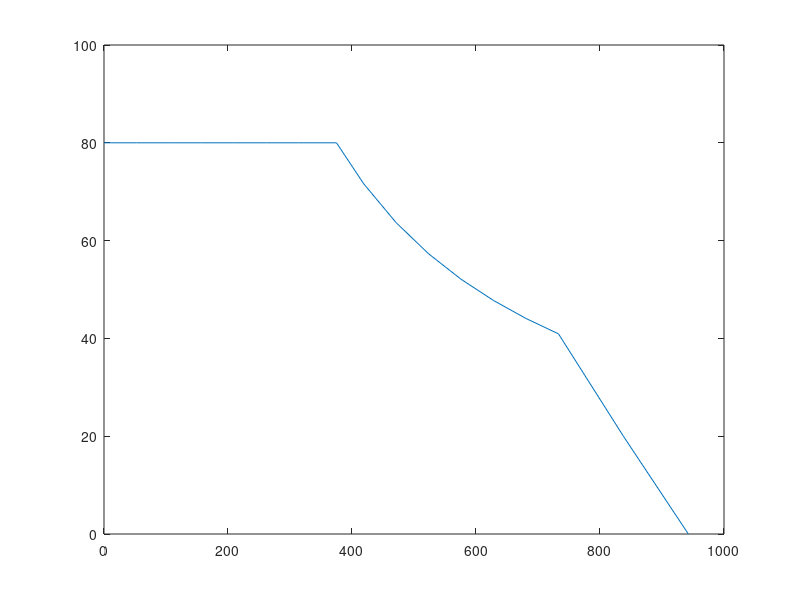
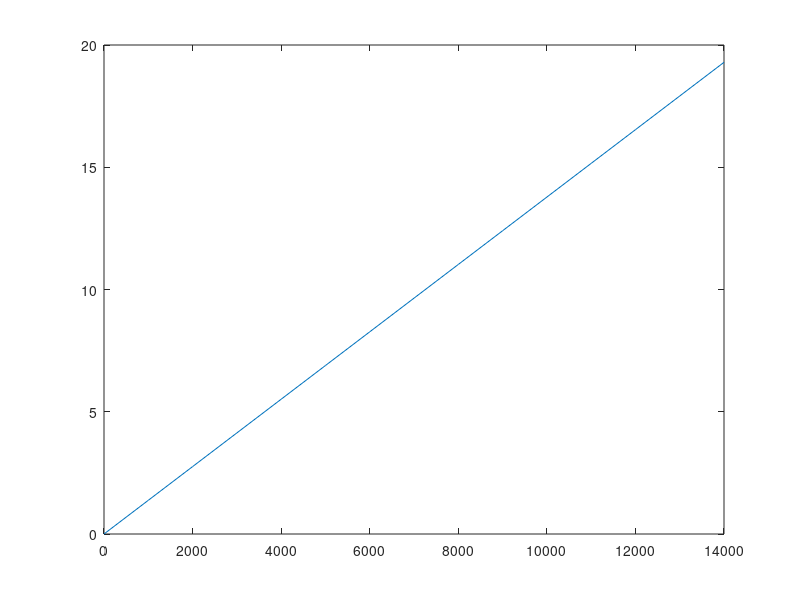

Write MATLAB code to recreate these figures, in order.
maxMotorTorque = 80; % in Nm
maxRegenTorque = 80; % in Nm
maxMotorTemp = 135;   % in Fahrenheit
motorVoltage = 140;
motorTorques = [80 80 80 80 80 80 80 80 71.62 63.66 57.30 52.09 47.75 44.07 40.93 20 0];
motorSpeeds = [0 500 1000 1500 2000 2500 3000 3580.977845 4000 4500 5000 5500 6000 6500 7000 8000 9000] * pi/30;

figure(1);
plot(motorSpeeds, motorTorques);
axis([0, 1000, 0, 100]);

maxEngineTorque = 26.16; % in Nm

maxEngineTemp = 240;  % in Fahrenheit

efficiencyTrq = [0:5:80];

efficiency = [
    52 78 80 82 82 82 82 82 82 82 82 80 78 78 76 74 70; 
    52 78 80 82 82 82 82 82 82 82 82 80 78 78 76 74 70;
    52 78 84 86 86 86 86 86 86 86 86 86 86 84 84 82 82;
    52 80 86 86 88 88 88 88 88 88 88 88 88 86 86 84 84;
    52 80 86 88 88 88 88 88 88 88 88 88 88 88 86 86 86;
    52 80 86 88 90 90 90 90 90 90 90 90 90 90 88 88 88;
    52 82 88 90 91 91 92 92 92 92 92 92 92 92 92 91 91;
    52 82 88 91 91 92 93 93 93 93 93 93 93 93 93 93 93;
    52 84 90 92 92 93 93 93 93 93 93 93 93 93 93 93 93; 
    62 86 91 93 93 93 93 93 93 93 93 93 93 93 93 93 93;
    66 86 91 93 93 93 93 93 93 93 93 93 93 93 93 93 93; 
    70 86 92 93 93 93 93 93 93 93 93 93 93 93 93 93 93; 
    70 86 92 93 93 93 93 93 93 93 93 93 93 93 93 93 93;
    72 86 91 93 93 93 93 93 93 93 93 93 93 93 93 93 93;
    72 86 91 93 93 93 93 93 93 93 93 93 93 93 93 93 93;
	52 82 88 91 91 92 93 93 93 93 93 93 93 93 93 93 93;
	52 82 88 90 91 91 92 92 92 92 92 92 92 92 92 91 91;];


engineTorqueMap = [0,0;4,4.1;8,8.1;10.7,10.8;9.2,9.3;11.8,11.9;14.8,14.9;17.3,17.4;
    18,18.1;19.2,19.3;18,18.1;17.8,17.9;17.5,17.6;16,16.1;15,15.1] * 1.3558;
engineTorqueBreakpoints = [0:1.378:19.3];
engineSpeedBreakpoints = [0,1,2,3,4,5,6,7,8,9,10,11,12,13,14] * 1000;

figure(2);
plot(engineSpeedBreakpoints, engineTorqueBreakpoints);

initialFuel = 2.834; % in Liters 
